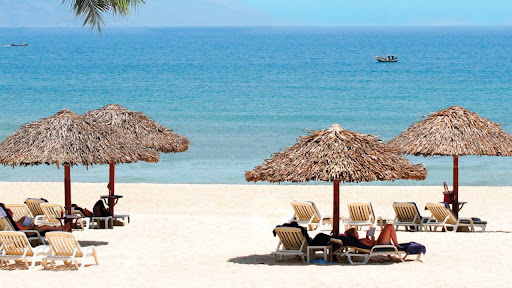
#> input picture seam_carving/image.jpg, 512 x 288 px
$ python seam_carving.py   (older library calls are emulated)
#> lines starting #> are read from the running program, lines starting #| are printed output that depends on the picture; after the words box and inside, x2 and y2 are one past the last pixel; in counts of white or black regions, pixels touching at a corner belong together
import cv2
import numpy as np
from tqdm import trange
import sys
import matplotlib.pyplot as plt
import time
import argparse

def calc_energy(img):
    gray = cv2.cvtColor(img, cv2.COLOR_BGR2GRAY)

    gX = cv2.Sobel(gray, cv2.CV_64F, 1, 0, ksize=5)
    gY = cv2.Sobel(gray, cv2.CV_64F, 0, 1, ksize=5)

    energy = np.sqrt((gX**2) + (gY**2))

    return energy

def detect_seam_map(energy):
    h, w = energy.shape
    M = np.copy(energy)

    for i in range(1, h):
        for j in range(w):
            if j == 0:
                idx_min = np.argmin(M[i-1, j:j+2])
                min = M[i-1, j+idx_min]
            else:
                idx_min = np.argmin(M[i-1, j-1:j+2])
                min = M[i-1 ,j-1 + idx_min]
            M[i, j] += min

    return M

def remove_seam(seam_map, img, n):
    M = np.copy(seam_map)
    h, w =  seam_map.shape

    for k in range(n):
        h_M, w_M = M.shape
        mask = np.ones((h_M, w_M), dtype=bool)
        j = np.argmin(M[-1])
        x, y = [len(M)-1, len(M)-2], [j-1, j]
        mask[len(M)-1, j]=False
        for i in range(len(M)-2, -1, -1):
            if j == 0:
                j = j + np.argmin(M[i, 0:j+2])
            else:
                j = j - 1 + np.argmin(M[i, j-1:j+2])
            mask[i,j] = False
            if (i, j+1) == (x[-1], y[-1]):
                y[-1] = y[-1] - 1
            if (i, j-1) != (x[-1], y[-1]):
                x.append(i)
                y.append(j-1)
            x.append(i-1)
            y.append(j)

        x,y = np.array(x), np.array(y)
        mask_D = np.zeros_like(M, dtype=bool)
        mask_D[x, y] = True
        M = M[mask].reshape((h, w-k-1))
        y = y - 1
        M = np.pad(M, [(0, 1), (0, 1)], mode='constant')
        M[x, y] = np.sqrt(np.power(M[x, y+1]-M[x, y], 2) + np.power(M[x+1, y]-M[x, y], 2))
        M = M[:-1, :-1]
        mask = np.stack([mask] * 3, axis=2)
        img = img[mask].reshape((h, w-k-1,3))

    return img, n

def remove_multiple_seam(img, scale):
    n = img.shape[1]-int(img.shape[1]*scale)
    total_seam_deleted = 0
    seam_delete_per_loop = max(1, n//25)

    while total_seam_deleted < n:
        img_ = np.copy(img)
        energy_map = calc_energy(img_)
        seam_map = detect_seam_map(energy_map)
        img, seam_deleted = remove_seam(seam_map, img_, min(seam_delete_per_loop, n-total_seam_deleted))
        total_seam_deleted += seam_deleted
        cv2.imshow('Result',img)
        cv2.waitKey(1)

    return img

def main():
    parser = argparse.ArgumentParser()
    parser.add_argument('--image', type=str, default='image.jpg')
    parser.add_argument('--resize', type=str)
    parser.add_argument('--scale', type=float, default=0.8)
    args = vars(parser.parse_args())

    img_path = args['image']
    scale = args['scale']

    img = cv2.imread(img_path)
#> img is the input picture: shape (288, 512, 3); mean B, G, R 189.4, 180.6, 156.8
    if args['resize']:
        size = tuple([int(x) for x in args['resize'].split(',')])
        img = cv2.resize(img, size)

    cv2.imshow('Original image', img)
    print("Original image shape: ", img.shape)
#| Original image shape:  (288, 512, 3)

    res_img = remove_multiple_seam(img, scale)
#> in calc_energy, `gray = cv2.cvtColor(img, cv2.COLOR_BGR2GRAY)`:
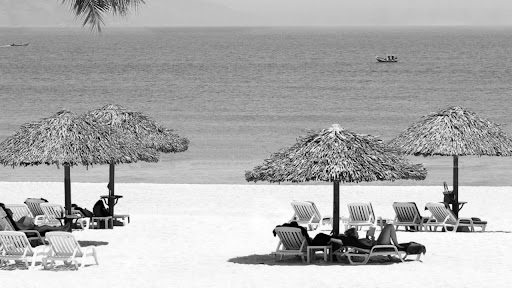
#> gray: shape (288, 512); min 0, max 255, mean 174.5
#> in calc_energy, `gY = cv2.Sobel(gray, cv2.CV_64F, 0, 1, ksize=5)`:
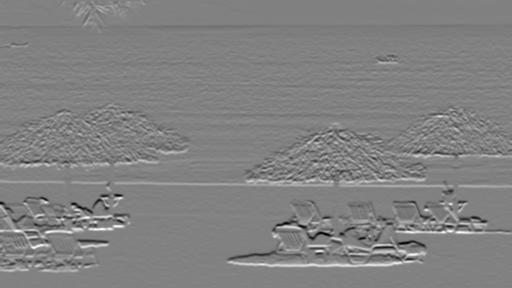
#> gY: shape (288, 512) float64; min -11729, max 11367, mean 28.2; drawn with min black and max white
#> after the loop in detect_seam_map, `for i in range(1, h):`:
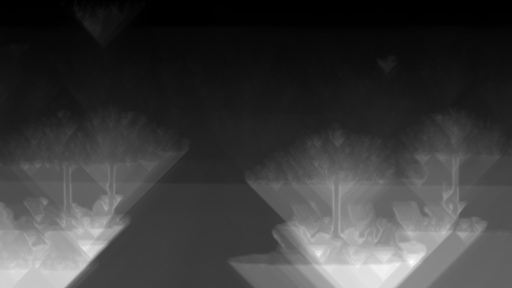
#> M: shape (288, 512) float64; min 0, max 178192.4, mean 42263.6; drawn with min black and max white
#> the loop in remove_seam, `for k in range(n):` made 4 passes
#> y on passes 1 to 4: [184, 185], [186, 187], [185, 186], [185, 186]
#> pass 1, in remove_seam, `img = img[mask].reshape((h, w-k-1,3))`:
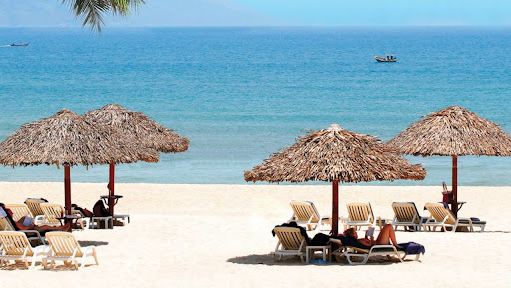
#> img: shape (288, 511, 3); mean of channels 0, 1, 2 189.3, 180.6, 156.7; drawn as B, G, R
#> after the loop in remove_seam, `for k in range(n):`:
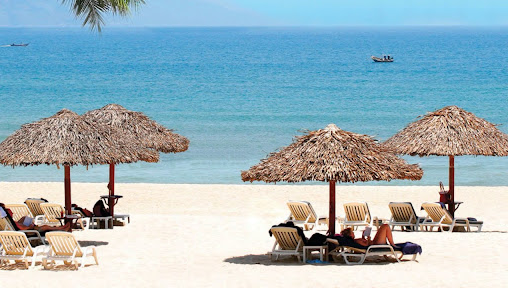
#> img: shape (288, 508, 3); mean of channels 0, 1, 2 189.2, 180.4, 156.7; drawn as B, G, R
#> after the loop in remove_seam, `for k in range(n):`:
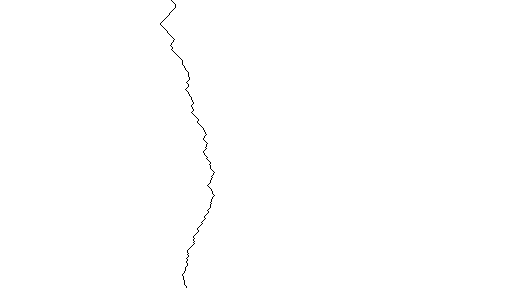
#> mask: shape (288, 509, 3) bool; 99.8% white; black in thin lines or dots, all inside (x1, y1, x2, y2) = (160, 0, 215, 288)
#> after the loop in remove_seam, `for k in range(n):`:
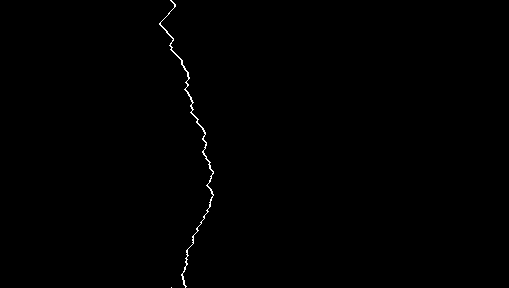
#> mask_D: shape (288, 509) bool; 0.33% white in thin lines or dots, all inside (x1, y1, x2, y2) = (159, 0, 214, 288)
#> in remove_multiple_seam, `img, seam_deleted = remove_seam(seam_map, img_, min(seam_delete_per_lo..`: seam_deleted = 4
    print("Result image shape: ", res_img.shape)

    cv2.imwrite(f'result_{img_path}', res_img)
    cv2.waitKey(0)

if __name__ == '__main__':
    main()
